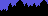

Below is a game level as drawn by its tile map, then a one-line description and the .tmx file that defines it, in full:
An orthogonal 6x2 tile map with 8x8 px tiles, 1 tile layer (namtbl).

<map version="1.5" tiledversion="1.5.0" orientation="orthogonal" renderorder="right-down" width="6" height="2" tilewidth="8" tileheight="8" infinite="0" nextlayerid="2" nextobjectid="1">
 <tileset firstgid="1" name="charset" tilewidth="8" tileheight="8" tilecount="256" columns="16">
  <image source="charset@6000.namtbl.png" width="128" height="128" />
 </tileset>
 <layer id="1" name="namtbl" width="6" height="2">
  <data encoding="csv">
256,248,249,248,248,249,
250,129,129,129,129,129
</data>
 </layer>
</map>
